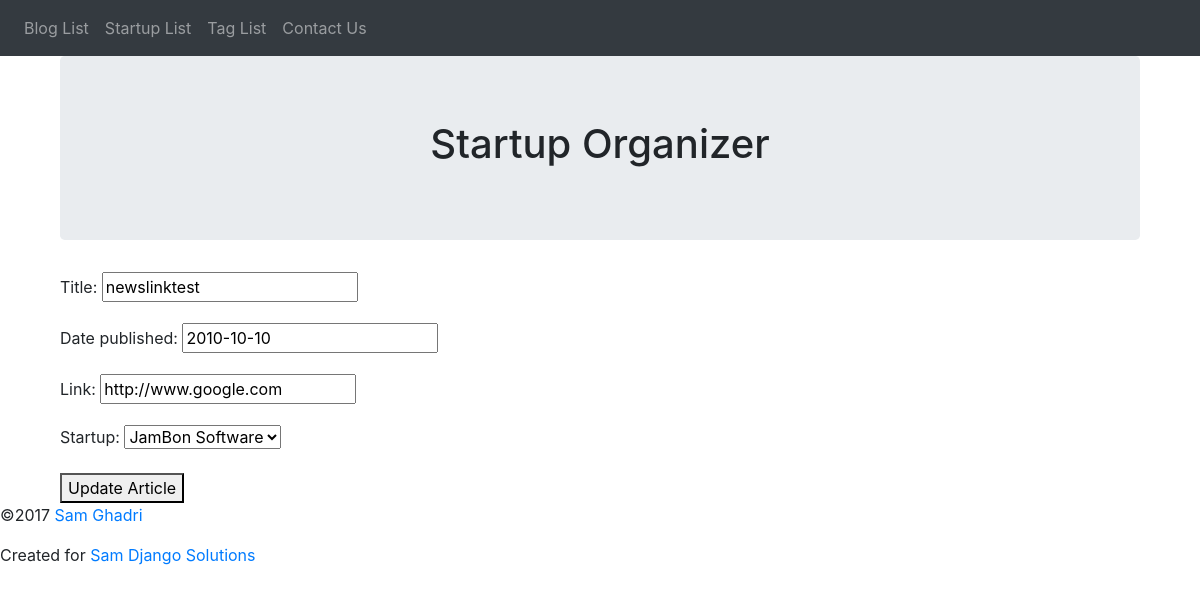
The page /newslink/update/1/ on the database its author committed.
### organizer/models.py (models this page shows, shortened)
class NewsLink(models.Model):
    title = models.CharField(max_length=70)
    pub_date = models.DateField('date published')
    link = models.URLField(max_length=255)
    startup = models.ForeignKey(StartUp)
    class Meta:
        verbose_name = 'news article'
        ordering = ['-pub_date']
        get_latest_by = 'pub_date'
    def get_update_url(self):
        return reverse('organizer:organizer_newslink_update', kwargs={'pk':self.pk})

### organizer/views.py (the view, shortened to what this page needs)
# urls.py: url(r'^newslink/update/(?P<pk>\d+)/$',views.NewsLinkUpdate.as_view(), name='organizer_newslink_update'),
class NewsLinkUpdate(View):
    form_class = NewsLinkForm
    template_name = 'organizer/newslink_form_update.html'
    def get(self, request, pk):
        newslink = get_object_or_404(NewsLink, pk=pk)
        context = {'form':self.form_class(instance=newslink), 'newslink':newslink}
        return render(request, self.template_name, context )

### organizer/forms.py
class NewsLinkForm(forms.ModelForm):
    class Meta:
        model = NewsLink
        fields = '__all__'

### organizer/models.py (called while the page is built)
    def __str__(self):
        return self.name

### organizer/templates/organizer/newslink_form_update.html (shortened to what this page needs)
{% extends parent_template|default:"organizer/base_organizer.html" %}
{% block content %}
<div class="container">
  <div class="#">
    <form  action="{{ newslink.get_update_url }}" method="POST">
      {{ form.as_p }}
      <button type="submit">Update Article</button>
    </form>
  </div>
</div>
{% endblock %}

### rows shown on the page
NewsLink: title "newslinktest", pub_date "2010-10-10", link "http://www.google.com", startup "JamBon Software"
